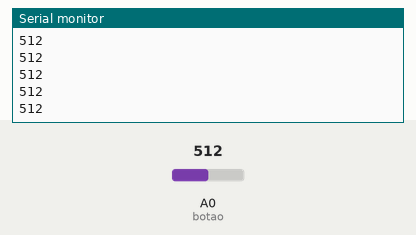
Recording of a sketch running on a simulated Arduino Uno, built with avr-gcc and run on an emulated ATmega328P. On the bench: the last lines printed to the serial monitor. Inputs (shaded band) come from the test bench; at power-on: A0 (botao) = 512.

Above: at 1.2 s.
1.3 s: A0 (botao) set to 716
At 1.31 s:
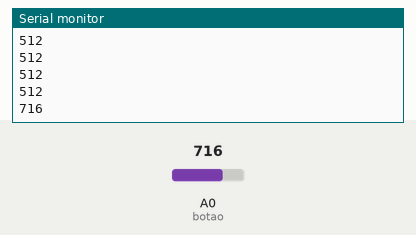
2.8 s: A0 (botao) set to 900
At 2.81 s:
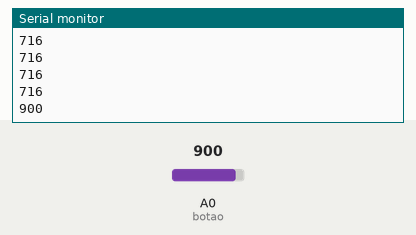
Timing chart, 0 to 5.8 s (numbered marks = the images above; inputs shaded):
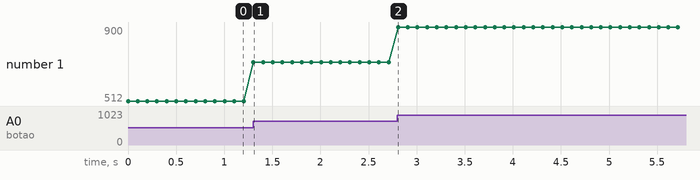

Measured:
- after the input at 1.3 s, the serial monitor: prints a new line at once (image 1)
- after the input at 2.8 s, the serial monitor: prints a new line at once (image 2)
- plotted number 1: 512 → 716 after the input at 1.3 s, 716 → 900 after the input at 2.8 s

The sketch:

trimpot.ino
```cpp
int botao = A0;
int t = 100;

void setup()
{
  Serial.begin(9600);
  pinMode(botao, INPUT);
}

void loop()
{
  int sensor = analogRead(botao);
  Serial.println(sensor);
  delay(t);
}
```
